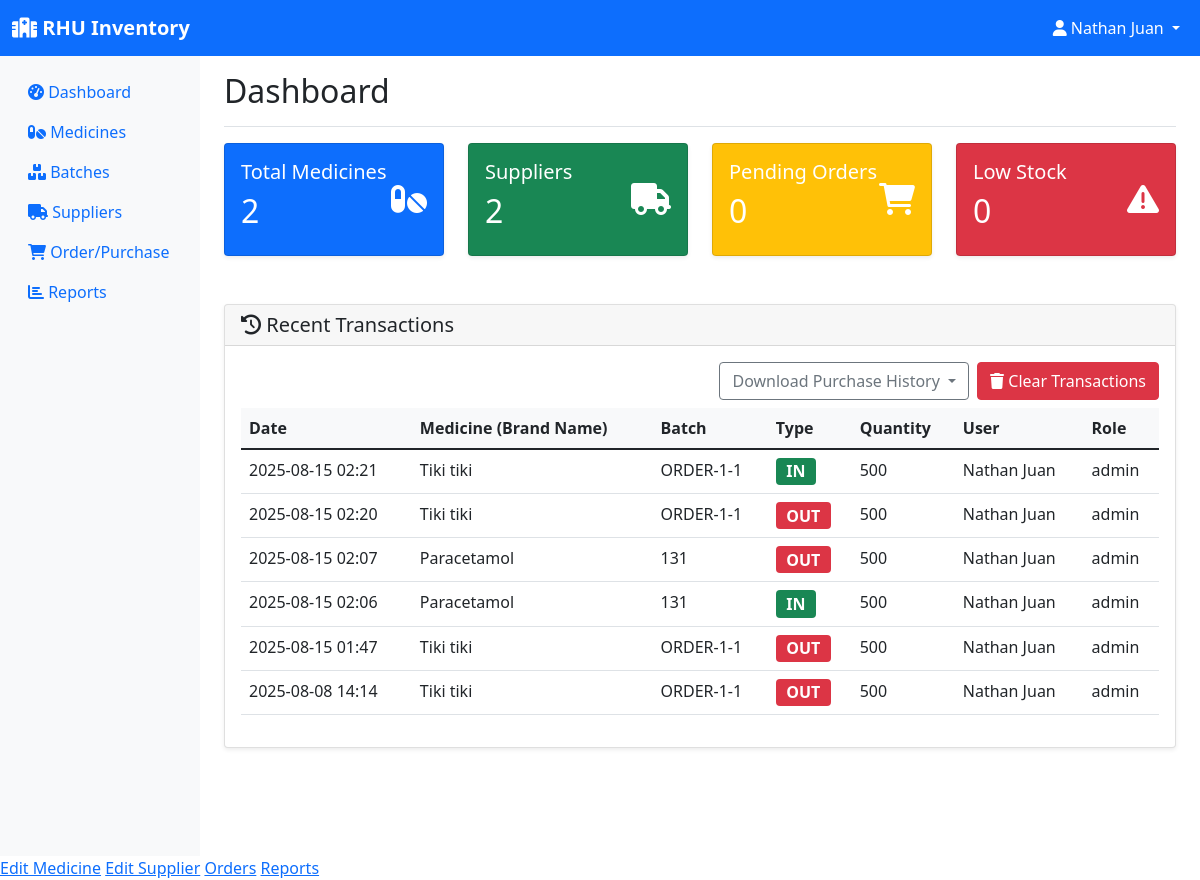
Page /dashboard (signed in) on the earlier database version.
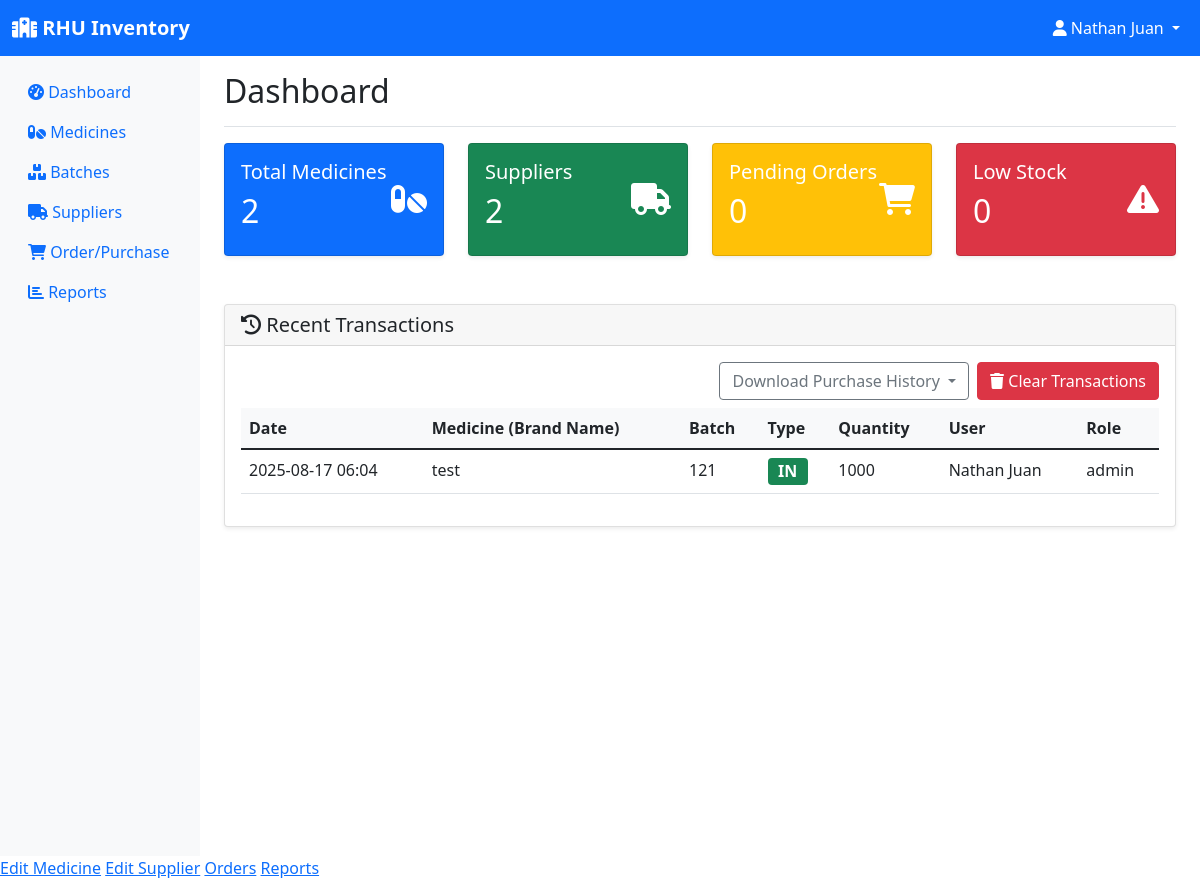
Same page on the later database version.
### models.py (models this page shows, shortened)
class User(UserMixin, db.Model):
    id = db.Column(db.Integer, primary_key=True)
    username = db.Column(db.String(150), unique=True, nullable=False)
    password = db.Column(db.String(256), nullable=False)
    role = db.Column(db.String(20), nullable=False, default='employee')  # pharmacist, manager, assistant
    email = db.Column(db.String(120), unique=True, nullable=False)
    created_at = db.Column(db.DateTime, default=datetime.utcnow)

class StockTransaction(db.Model):
    id = db.Column(db.Integer, primary_key=True)
    batch_id = db.Column(db.Integer, db.ForeignKey('batch.id'), nullable=False)
    transaction_type = db.Column(db.String(20), nullable=False)  # in, out
    quantity = db.Column(db.Integer, nullable=False)
    transaction_date = db.Column(db.DateTime, default=datetime.utcnow)
    performed_by = db.Column(db.Integer, db.ForeignKey('user.id'), nullable=False)
    notes = db.Column(db.String(200))
    user = db.relationship('User', backref='transactions')

class Medicine(db.Model):
    id = db.Column(db.Integer, primary_key=True)
    name = db.Column(db.String(100), nullable=False)
    generic_name = db.Column(db.String(100))
    category = db.Column(db.String(50))
    unit = db.Column(db.String(20))  # e.g., tablets, bottles, etc.
    supplier_id = db.Column(db.Integer, db.ForeignKey('supplier.id'), nullable=False)
    created_at = db.Column(db.DateTime, default=datetime.utcnow)
    batches = db.relationship('Batch', backref='medicine', lazy=True)
    order_items = db.relationship('OrderItem', backref='medicine', lazy=True)

class Batch(db.Model):
    id = db.Column(db.Integer, primary_key=True)
    batch_number = db.Column(db.String(50), nullable=False)
    medicine_id = db.Column(db.Integer, db.ForeignKey('medicine.id'), nullable=False)
    quantity = db.Column(db.Integer, nullable=False)
    expiration_date = db.Column(db.Date, nullable=False)
    manufacturing_date = db.Column(db.Date)
    unit_price = db.Column(db.Float)
    created_at = db.Column(db.DateTime, default=datetime.utcnow)
    transactions = db.relationship('StockTransaction', backref='batch', lazy=True)

### app.py (the view)
@app.route('/dashboard')
@login_required
def dashboard():
    low_stock = Batch.query.filter(Batch.quantity <= 10).all()
    thirty_days_from_now = datetime.now().date() + timedelta(days=30)
    expiring_soon = Batch.query.filter(
        Batch.expiration_date <= thirty_days_from_now,
        Batch.expiration_date > datetime.now().date()
    ).all()
    recent_transactions = StockTransaction.query.order_by(
        StockTransaction.transaction_date.desc()
    ).limit(10).all()
    total_medicines = Medicine.query.count()
    total_suppliers = Supplier.query.count()
    pending_orders = Order.query.filter_by(status='pending').count()
    return render_template('dashboard.html',
                         low_stock=low_stock,
                         expiring_soon=expiring_soon,
                         recent_transactions=recent_transactions,
                         total_medicines=total_medicines,
                         total_suppliers=total_suppliers,
                         pending_orders=pending_orders)

### app.py (called while the page is built)
@login_manager.user_loader
def load_user(user_id):
    return User.query.get(int(user_id))

### templates/dashboard.html (shortened to what this page needs)
{% extends "base.html" %}
{% block content %}
<div class="d-flex justify-content-between flex-wrap flex-md-nowrap align-items-center pt-3 pb-2 mb-3 border-bottom">
    <h1 class="h2">Dashboard</h1>
</div>
<div class="row mb-4">
    <div class="col-md-3">
        <div class="card text-white bg-primary">
            <div class="card-body">
                <div class="d-flex justify-content-between">
                    <div>
                        <h5 class="card-title">Total Medicines</h5>
                        <h2>{{ total_medicines }}</h2>
                    </div>
                    <div class="align-self-center">
                        <i class="fas fa-pills fa-2x"></i>
                    </div>
                </div>
            </div>
        </div>
    </div>
    <div class="col-md-3">
        <div class="card text-white bg-success">
            <div class="card-body">
                <div class="d-flex justify-content-between">
                    <div>
                        <h5 class="card-title">Suppliers</h5>
                        <h2>{{ total_suppliers }}</h2>
                    </div>
                    <div class="align-self-center">
                        <i class="fas fa-truck fa-2x"></i>
                    </div>
                </div>
            </div>
        </div>
    </div>
    <div class="col-md-3">
        <div class="card text-white bg-warning">
            <div class="card-body">
                <div class="d-flex justify-content-between">
                    <div>
                        <h5 class="card-title">Pending Orders</h5>
                        <h2>{{ pending_orders }}</h2>
                    </div>
                    <div class="align-self-center">
                        <i class="fas fa-shopping-cart fa-2x"></i>
                    </div>
                </div>
            </div>
        </div>
    </div>
    <div class="col-md-3">
        <div class="card text-white bg-danger">
            <div class="card-body">
                <div class="d-flex justify-content-between">
                    <div>
                        <h5 class="card-title">Low Stock</h5>
                        <h2>{{ low_stock|length }}</h2>
                    </div>
                    <div class="align-self-center">
                        <i class="fas fa-exclamation-triangle fa-2x"></i>
                    </div>
                </div>
            </div>
        </div>
    </div>
</div>
<div class="row">
    <div class="col-12">
        <div class="card">
            <div class="card-header">
                <h5 class="mb-0"><i class="fas fa-history"></i> Recent Transactions</h5>
            </div>
            <div class="card-body">
                <div class="d-flex justify-content-end mb-2">
                    <div class="dropdown me-2">
                        <button class="btn btn-outline-secondary dropdown-toggle" type="button" id="downloadMenu" data-bs-toggle="dropdown" aria-expanded="false">
                            Download Purchase History
                        </button>
                    </div>
                    {% if current_user.is_authenticated and current_user.role == 'admin' %}
                    <form method="post" action="{{ url_for('clear_transactions') }}" style="display:inline;">
                        <button type="submit" class="btn btn-danger" onclick="return confirm('Are you sure you want to clear all transaction history?');">
                            <i class="fas fa-trash"></i> Clear Transactions
                        </button>
                    </form>
                    {% endif %}
                </div>
                {% if recent_transactions %}
                <div class="table-responsive">
                    <table class="table">
                        <thead>
                            <tr>
                                <th>Date</th>
                                <th>Medicine (Brand Name)</th>
                                <th>Batch</th>
                                <th>Type</th>
                                <th>Quantity</th>
                                <th>User</th>
                                <th>Role</th>
                            </tr>
                        </thead>
                        <tbody>
                            {% for tx in recent_transactions %}
                            <tr>
                                <td>{{ tx.transaction_date.strftime('%Y-%m-%d %H:%M') }}</td>
                                <td>{{ tx.batch.medicine.name if tx.batch and tx.batch.medicine else "N/A" }}</td>
                                <td>{{ tx.batch.batch_number if tx.batch else "N/A" }}</td>
                                <td>
                                    {% if tx.transaction_type.lower() == 'in' %}
                                        <span class="badge bg-success" style="font-size:1em;">IN</span>
                                    {% elif tx.transaction_type.lower() == 'out' %}
                                        <span class="badge bg-danger" style="font-size:1em;">OUT</span>
                                    {% else %}
                                        <span class="badge bg-secondary" style="font-size:1em;">{{ tx.transaction_type|upper }}</span>
                                    {% endif %}
                                </td>
                                <td>{{ tx.quantity }}</td>
                                <td>
                                    {% if tx.user and tx.user.username %}
                                        {{ tx.user.username }}
                                    {% else %}
                                        {{ tx.performed_by }}
                                    {% endif %}
                                </td>
                                <td>
                                    {% if tx.user and tx.user.role %}
                                        {{ tx.user.role }}
                                    {% else %}
                                        N/A
                                    {% endif %}
                                </td>
                            </tr>
                            {% endfor %}
                        </tbody>
                    </table>
                </div>
                {% else %}
                <p class="text-muted">No recent transactions found.</p>
                {% endif %}
            </div>
        </div>
    </div>
</div>
{% endblock %}

### templates/base.html (shortened to what this page needs)
<!DOCTYPE html>
<html lang="en">
<head>
    <link href="https://cdn.jsdelivr.net/npm/bootstrap@5.1.3/dist/css/bootstrap.min.css" rel="stylesheet">
    <link href="https://cdnjs.cloudflare.com/ajax/libs/font-awesome/6.0.0/css/all.min.css" rel="stylesheet">
</head>
<body>
    <nav class="navbar navbar-expand-lg navbar-dark bg-primary">
        <div class="container-fluid">
            <a class="navbar-brand" href="{{ url_for('dashboard') }}">
                <i class="fas fa-hospital"></i> RHU Inventory
            </a>
            {% if current_user.is_authenticated %}
            <div class="navbar-nav ms-auto">
                <div class="nav-item dropdown">
                    <a class="nav-link dropdown-toggle text-white" href="#" id="navbarDropdown" role="button" data-bs-toggle="dropdown">
                        <i class="fas fa-user"></i> {{ current_user.username }}
                    </a>
                </div>
            </div>
            {% endif %}
        </div>
    </nav>
    <div class="container-fluid">
        <div class="row">
            {% if current_user.is_authenticated %}
            <nav class="col-md-3 col-lg-2 d-md-block sidebar collapse">
                <div class="position-sticky pt-3">
                    <ul class="nav flex-column">
                        <li class="nav-item">
                            <a class="nav-link" href="{{ url_for('dashboard') }}">
                                <i class="fas fa-tachometer-alt"></i> Dashboard
                            </a>
                        </li>
                        <li class="nav-item">
                            <a class="nav-link" href="{{ url_for('inventory') }}">
                                <i class="fas fa-pills"></i> Medicines
                            </a>
                        </li>
                        <li class="nav-item">
                            <a class="nav-link" href="{{ url_for('batches') }}">
                                <i class="fas fa-boxes"></i> Batches
                            </a>
                        </li>
                        <li class="nav-item">
                            <a class="nav-link" href="{{ url_for('suppliers') }}">
                                <i class="fas fa-truck"></i> Suppliers
                            </a>
                        </li>
                        <li class="nav-item">
                            <a class="nav-link" href="{{ url_for('orders') }}">
                                <i class="fas fa-shopping-cart"></i> Order/Purchase
                            </a>
                        </li>
                        <li class="nav-item">
                            <a class="nav-link" href="{{ url_for('reports') }}">
                                <i class="fas fa-chart-bar"></i> Reports
                            </a>
                        </li>
                    </ul>
                </div>
            </nav>
            {% endif %}
            <main class="{% if current_user.is_authenticated %}col-md-9 ms-sm-auto col-lg-10 px-md-4{% else %}col-12{% endif %}">
                {% block content %}{% endblock %}
            </main>
        </div>
    </div>
    {% if current_user.is_authenticated %}
        {% if current_user.role == 'admin' %}
            <a href="{{ edit_medicine_url }}">Edit Medicine</a>
            <a href="{{ edit_supplier_url }}">Edit Supplier</a>
            <a href="{{ orders_url }}">Orders</a>
            <a href="{{ reports_url }}">Reports</a>
        {% elif current_user.role == 'sub-admin' %}
            <a href="{{ edit_medicine_url }}">Edit Medicine</a>
            <a href="{{ edit_supplier_url }}">Edit Supplier</a>
            <a href="{{ orders_url }}">Orders</a>
        {% elif current_user.role == 'employee' %}
            <a href="{{ orders_url }}">Orders</a>
            <a href="{{ reports_url }}">Reports</a>
        {% endif %}
    {% endif %}
</body>
</html>

### templates/base.html (style rules this page uses)
.sidebar { min-height: 100vh; background-color: #f8f9fa; }
.navbar-brand { font-weight: bold; }
.card { box-shadow: 0 0.125rem 0.25rem rgba(0, 0, 0, 0.075); border: 1px solid rgba(0, 0, 0, 0.125); }
.table th { background-color: #f8f9fa; border-top: none; }

Differences in the rows shown:
removed StockTransaction: transaction_date "2025-08-15 02:21", batch.medicine "Tiki tiki", batch "ORDER-1-1", transaction_type "IN", quantity "500", user.username "Nathan Juan", user.role "admin"
removed StockTransaction: transaction_date "2025-08-15 02:20", batch.medicine "Tiki tiki", batch "ORDER-1-1", transaction_type "OUT", quantity "500", user.username "Nathan Juan", user.role "admin"
removed StockTransaction: transaction_date "2025-08-15 02:07", batch.medicine "Paracetamol", batch "131", transaction_type "OUT", quantity "500", user.username "Nathan Juan", user.role "admin"
removed StockTransaction: transaction_date "2025-08-15 02:06", batch.medicine "Paracetamol", batch "131", transaction_type "IN", quantity "500", user.username "Nathan Juan", user.role "admin"
removed StockTransaction: transaction_date "2025-08-15 01:47", batch.medicine "Tiki tiki", batch "ORDER-1-1", transaction_type "OUT", quantity "500", user.username "Nathan Juan", user.role "admin"
changed StockTransaction "Nathan Juan": transaction_date "2025-08-08 14:14" → "2025-08-17 06:04"; batch.medicine "Tiki tiki" → "test"; batch "ORDER-1-1" → "121"; quantity "500" → "1000"; transaction_type "OUT" → "IN"
